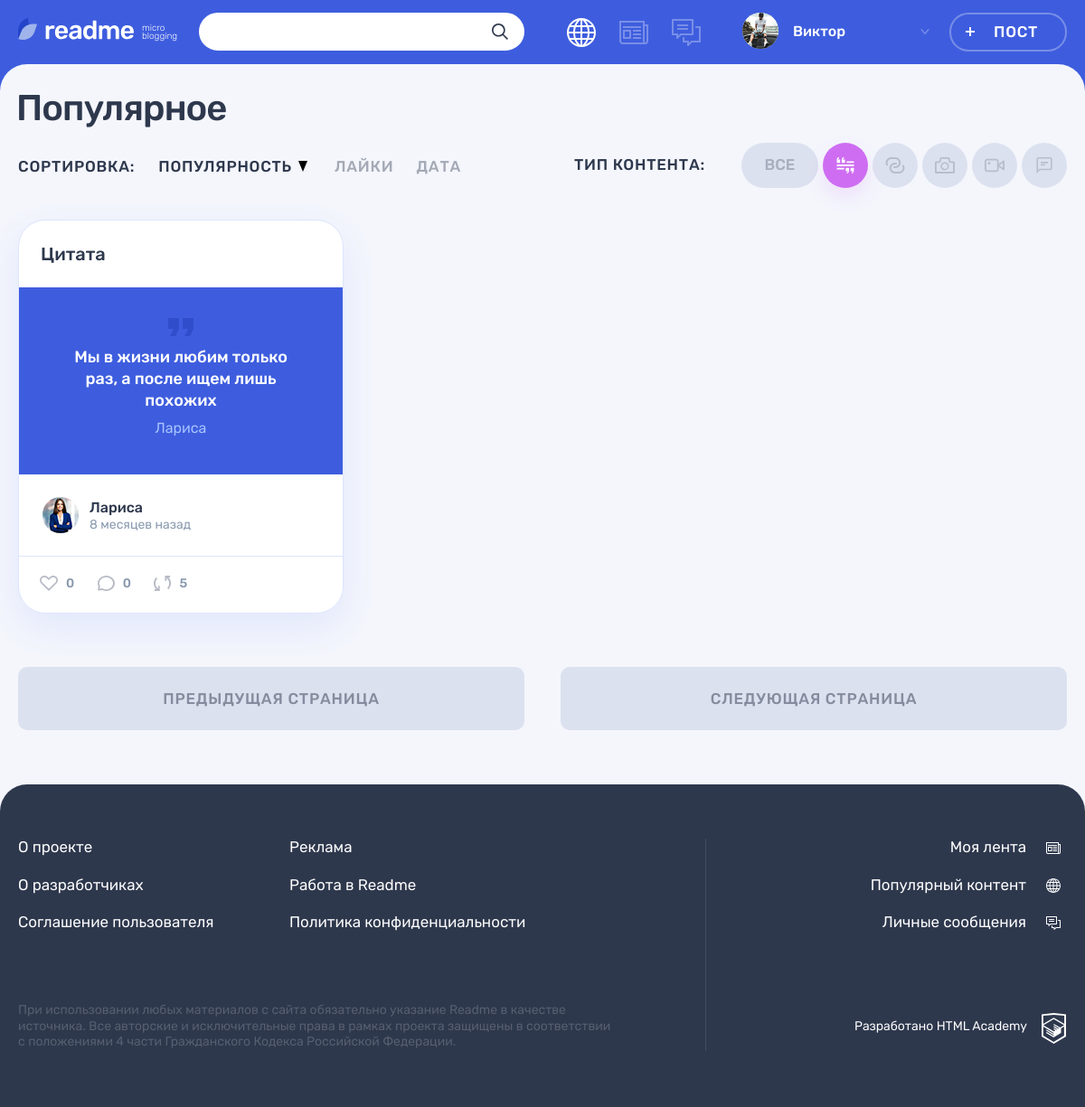
The page /popular.php?type_id=1 (signed in) on the database its author committed.
### tables this page shows
CREATE TABLE content_types
(
  id         INT AUTO_INCREMENT PRIMARY KEY,
  name       VARCHAR(128) UNIQUE NOT NULL,
  icon_class VARCHAR(32)
);

CREATE TABLE posts
(
  id          INT AUTO_INCREMENT PRIMARY KEY,
  created_at  DATETIME     NOT NULL,
  title       VARCHAR(200) NOT NULL,
  content     VARCHAR(1000),
  author      VARCHAR(128),
  picture_url VARCHAR(1000),
  video_url   VARCHAR(1000),
  website     VARCHAR(1000),
  preview     VARCHAR(1000),
  views_count INT UNSIGNED DEFAULT 0,
  user_id     INT          NOT NULL,
  type_id     INT          NOT NULL,
  FOREIGN KEY (user_id) REFERENCES users (id),
  FOREIGN KEY (type_id) REFERENCES content_types (id)
);

### helpers.php (called while the page is built, shortened)
<?php
function include_template($name, array $data = [])
{
    $name = 'templates/' . $name;
    extract($data);
    require $name;
    $result = ob_get_clean();
    return $result;
}

### database/helpers.php (called while the page is built, shortened)
<?php
function prepareResult($connect, $query, $types = "", $params = []): mysqli_result {
    $stmt = mysqli_prepare($connect, $query);
    if ($types !== "") {
        $result = mysqli_stmt_bind_param($stmt, $types, ...$params);
    }
    $result = mysqli_stmt_execute($stmt);
    $result = mysqli_stmt_get_result($stmt);
    return $result;
}

### database/posts.php (called while the page is built, shortened)
<?php
function fetchPostTypes($connect): array
{
    $query = "SELECT id, name, icon_class from content_types";
    return fetchData(prepareResult($connect, $query));
}
function fetchPopularPostsByType($connect, $type_id, $offset): array {
    $query = "SELECT
        posts.created_at as created_date,
        posts.id,
        title,
        posts.content,
        author,
        users.login,
        type_id,
        views_count,
        users.avatar_path,
        posts.user_id,
        COUNT(DISTINCT(l.id)) AS likes_count,
        COUNT(DISTINCT(pc.id)) AS comments_count
    FROM posts
        INNER JOIN users
            ON user_id = users.id
        LEFT JOIN likes l
            ON posts.id = l.post_id
        LEFT JOIN post_comments pc
            ON posts.id = pc.post_id
    WHERE type_id = ?
    GROUP BY
        posts.created_at,
        posts.id,
        title,
        posts.content,
        author,
        users.login,
        type_id,
        views_count,
        users.avatar_path,
        posts.user_id
    ORDER BY views_count DESC
    LIMIT 6 OFFSET ?";
    return fetchData(prepareResult($connect, $query, "ii", [$type_id, $offset]));
}

### templates/popular.php (the view, shortened to what this page needs)
<div class="container">
    <h1 class="page__title page__title--popular">Популярное</h1>
</div>
<div class="popular container">
    <div class="popular__filters-wrapper">
        <div class="popular__sorting sorting">
            <b class="popular__sorting-caption sorting__caption">Сортировка:</b>
            <ul class="popular__sorting-list sorting__list">
                <li class="sorting__item sorting__item--popular">
                    <a class="sorting__link sorting__link--active" href="#">
                        <span>Популярность</span>
                        <svg class="sorting__icon" width="10" height="12">
                            <use xlink:href="#icon-sort"></use>
                        </svg>
                    </a>
                </li>
                <li class="sorting__item">
                    <a class="sorting__link" href="#">
                        <span>Лайки</span>
                    </a>
                </li>
                <li class="sorting__item">
                    <a class="sorting__link" href="#">
                        <span>Дата</span>
                    </a>
                </li>
            </ul>
        </div>
        <div class="popular__filters filters">
            <b class="popular__filters-caption filters__caption">Тип контента:</b>
            <ul class="popular__filters-list filters__list">
                <li class="popular__filters-item popular__filters-item--all filters__item filters__item--all">
                    <a class="filters__button filters__button--ellipse filters__button--all <?= $current_type_id === null ? "filters__button--active" : "" ?>"
                       href="popular.php">
                        <span>Все</span>
                    </a>
                </li>
                <?php foreach ($post_types as $post_type): ?>
                    <li class="popular__filters-item filters__item">
                        <a class="filters__button filters__button--<?php
                        $active_class = $current_type_id === $post_type["id"] ? " filters__button--active" : "";
                        $post_class = htmlspecialchars($post_type["icon_class"]);
                        print($post_class . $active_class);
                        ?> button"
                           href="?type_id=<?= $post_type["id"] ?>">
                            <svg class="filters__icon" width="22" height="18">
                                <use xlink:href="#icon-filter-<?= htmlspecialchars($post_type["icon_class"]) ?>"></use>
                            </svg>
                        </a>
                    </li>
                <?php endforeach; ?>
            </ul>
        </div>
    </div>
    <div class="popular__posts">
        <?php foreach ($posts as $index => $post): ?>
            <article class="popular__post post <?= htmlspecialchars($post["type"]) ?>">
                <header class="post__header">
                    <a href="/post.php?post_id=<?= htmlspecialchars($post["id"]) ?>">
                        <h2><?= htmlspecialchars($post["title"]) ?></h2>
                    </a>
                </header>
                <?php
                    $template_post = include_template("/parts/post/" . $post["type"] . ".php", [
                        "id" => $post["id"],
                        "title" => $post["title"],
                        "content" => $post["contain"],
                        "author" => $post["author"],
                        "is_details" => false,
                        "show_title" => false,
                        "is_video_control" => false,
                    ]);
                    print($template_post);
                ?>
                <footer class="post__footer">
                    <div class="post__author">
                        <a class="post__author-link" href="/profile.php?author_id=<?= htmlspecialchars($post["user_id"]) ?>" title="Автор">
                            <div class="post__avatar-wrapper">
                                <img class="post__author-avatar" src="<?= htmlspecialchars($post["avatar"]) ?>"
                                     alt="Аватар пользователя">
                            </div>
                            <div class="post__info">
                                <b class="post__author-name"><?= htmlspecialchars($post["user_name"]) ?></b>
                                <time class="post__time" title="<?= htmlspecialchars($post["date_title"]) ?>" datetime="<?= htmlspecialchars($post["created_date"]) ?>"><?= htmlspecialchars($post["time_ago"]) ?></time>
                            </div>
                        </a>
                    </div>
                    <div class="post__indicators">
                        <?php
                            $template_indicators = include_template("/parts/post/indicators.php", [
                                "post" => $post,
                            ]);
                            print($template_indicators);
                        ?>
                    </div>
                </footer>
            </article>
        <?php endforeach; ?>
    </div>
    <div class="popular__page-links">
        <a class="popular__page-link popular__page-link--prev button <?= $prev_offset < 0 ? "button--gray" : "button--green" ?>"
            <?= $prev_offset >= 0 ? "href=/popular.php?offset=" . htmlspecialchars($prev_offset) : "" ?>>Предыдущая страница</a>
        <a class="popular__page-link popular__page-link--next button <?= $next_offset >= $post_count ? "button--gray" : "button--green" ?>"
            <?= $next_offset < $post_count ? "href=/popular.php?offset=" . htmlspecialchars($next_offset) : "" ?>>Следующая страница</a>
    </div>
</div>

### templates/parts/post/post-quote.php (shortened to what this page needs)
<div class="post__main">
    <blockquote>
        <p>
            <?= htmlspecialchars($content) ?>
        </p>
        <cite><?= htmlspecialchars($author) ?></cite>
    </blockquote>
</div>

### templates/parts/post/indicators.php (shortened to what this page needs)
<div class="post__buttons">
    <a class="post__indicator post__indicator--likes <?= $post["is_liked"] ? "post__indicator--likes-active" : "" ?> button"
       href="/like.php?author_id=<?= htmlspecialchars($post["user_id"]) ?>&post_id=<?= htmlspecialchars(
           $post["id"]
       ) ?>" title="Лайк">
        <svg class="post__indicator-icon" width="20" height="17">
            <use xlink:href="#icon-heart"></use>
        </svg>
        <span><?= htmlspecialchars($post["likes_count"]) ?></span>
    </a>
    <a class="post__indicator post__indicator--comments button" href="/post.php?post_id=<?= htmlspecialchars($post["id"]) ?>"
       title="Комментарии">
        <svg class="post__indicator-icon" width="19" height="17">
            <use xlink:href="#icon-comment"></use>
        </svg>
        <span><?= htmlspecialchars($post["comments_count"]) ?></span>
    </a>
    <a class="post__indicator post__indicator--repost button" href="#" title="Репост">
        <svg class="post__indicator-icon" width="19" height="17">
            <use xlink:href="#icon-repost"></use>
        </svg>
        <span>5</span>
    </a>
</div>

### rows shown on the page
posts: title "Цитата", content "Мы в жизни любим только раз, а после ищем лишь похожих", author "Лариса", user_name "Лариса", time_ago "8 месяцев назад", likes_count "0", comments_count "0"

### other values the page prints
$user["user_name"] "Виктор"
